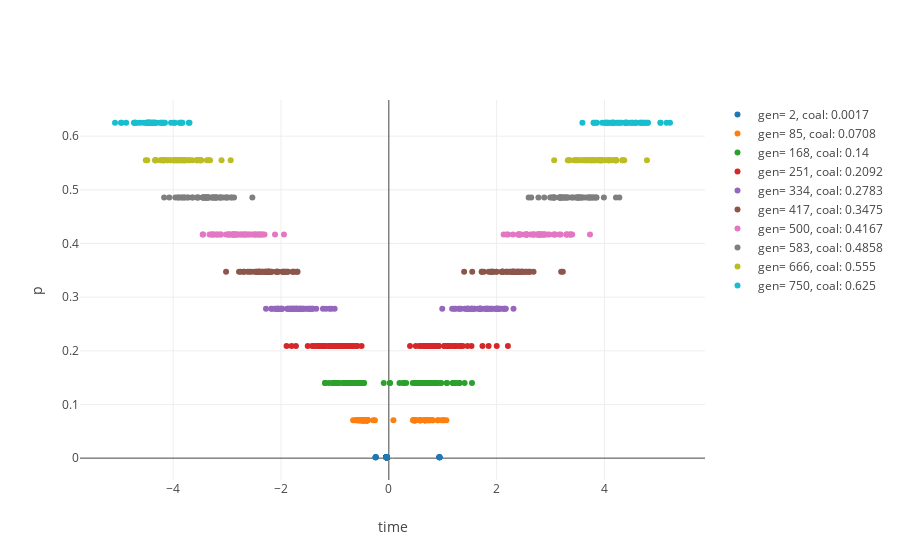

The notebook cell this image was saved under:
### Markdown cell above
### Plotting.

PCA dimensionality reduction through time.

### Code cell
fig_data= [go.Scatter(
    x= study_dict[idx]['pca'][:,0],
    #y= study_dict[idx]['pca'][:,1],
    y= [idx / 600 / 2] * study_dict[idx]['pca'].shape[0],
    mode= "markers",
    name= 'gen= {}, coal: {}'.format(idx,round(idx / 600 / 2,4))#.format()
) for idx in study_dict.keys()]


layout = go.Layout(
    yaxis=dict(
        title='p'),
    xaxis=dict(
    title= 'time')
)

fig = go.Figure(data=fig_data, layout=layout)
iplot(fig)
